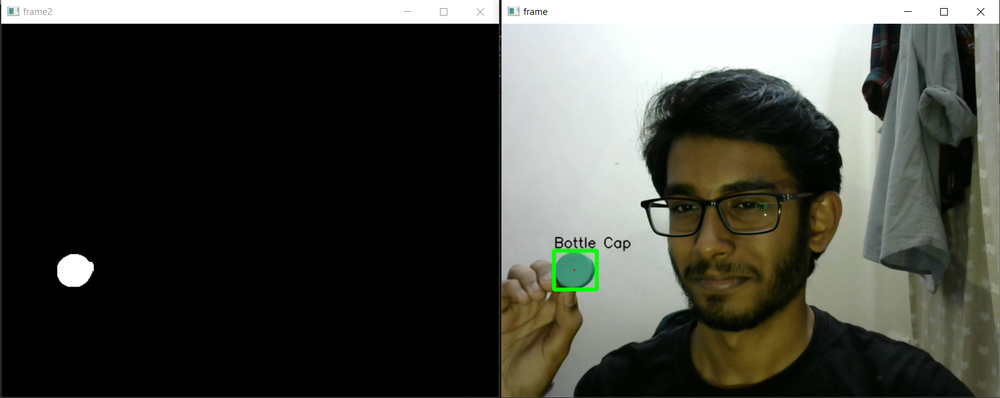
#> input picture image.PNG, 1000 x 398 px, shrunk from 1607 x 639 before the run, given in place of the camera
$ python opencv.py
#> lines starting #> are read from the running program, lines starting #| are printed output that depends on the picture; after the words box and inside, x2 and y2 are one past the last pixel; in counts of white or black regions, pixels touching at a corner belong together
##################################
"""
open cv project to detect the cetroid of a bottle cap and diplay a bounding box over it
the centroid is marked with a red dot
a green box is used around the cap
text is displayed at the top
"""
##################################

#please refer to the image in the git repo

import numpy as np
import cv2

def centers(cont):  #function to find the centroid of the bottle cap
    m = cv2.moments(cont)
    Cx = 0
    Cy = 0
    if m['m00'] != 0:
        Cx = int(m['m10']/m['m00'])
        Cy = int(m['m01']/m['m00'])
    return (Cx,Cy)

vid = cv2.VideoCapture(0) #capture video from the primary camera

while(True):

    ret,frame = vid.read() #store the current frame in variable frame
#> frame is the input picture: shape (398, 1000, 3); mean B, G, R 63.7, 70.1, 68.7

    blur = cv2.GaussianBlur(frame,(3,3),cv2.BORDER_DEFAULT) #removes noise from the image
    kernel1 = np.ones((8,8),np.uint8)
    kernel2 = np.ones((3,3),np.uint8)

    #create low and high values for the colour of the bottle cap(obtained from an rgb colour picker using a saved image of the cap)
    low = np.array([100,130,45])
    high = np.array([135,170,90])

    #create a mask to filter the bottle cap part
    mask = cv2.inRange(blur,low,high)
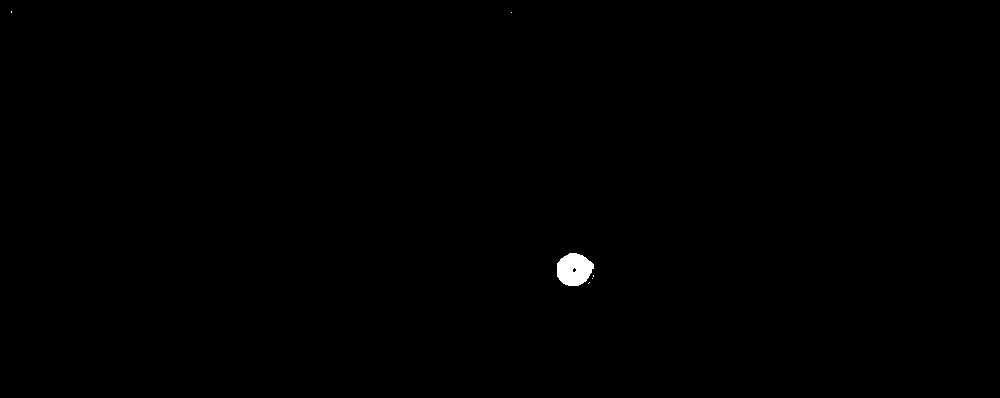
#> mask: shape (398, 1000); 0.23% white; 6 white regions (5 under 20 px), largest, box (x1, y1, x2, y2) and area: (557, 253, 594, 286) 922
    mask = cv2.morphologyEx(mask, cv2.MORPH_CLOSE, kernel2)
#> mask: shape (398, 1000); 0.24% white; 6 white regions (5 under 20 px), largest, box (x1, y1, x2, y2) and area: (557, 253, 594, 286) 933
    mask = cv2.morphologyEx(mask, cv2.MORPH_OPEN, kernel1)
#> mask: shape (398, 1000); 0.23% white; 1 white region, box (x1, y1, x2, y2) and area: (558, 254, 593, 287) 922

    canny = cv2.Canny(mask,200,230)
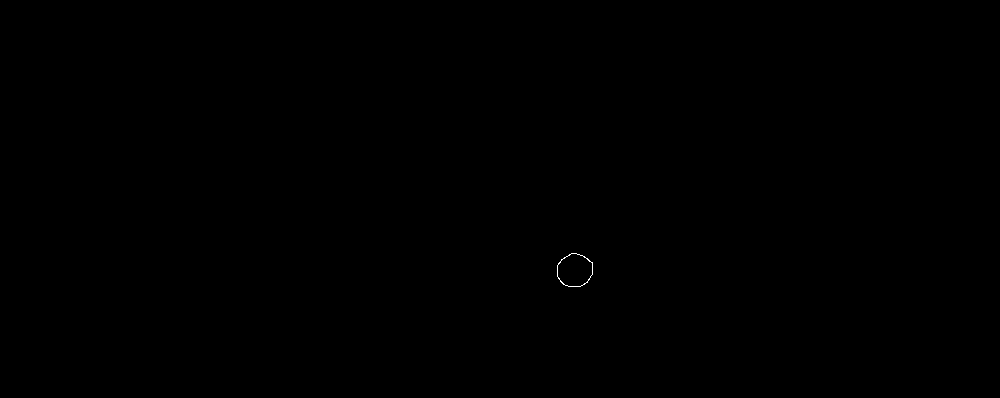
#> canny: shape (398, 1000); 0.03% white in thin lines or dots, all inside (x1, y1, x2, y2) = (557, 253, 593, 287)
    #finding the edges of the detected contour
    contours,heir = cv2.findContours(canny,cv2.RETR_LIST,cv2.CHAIN_APPROX_NONE)
#> contours = 2 contours; box (x1, y1, x2, y2) and area: (557, 253, 593, 287) 925, (557, 253, 593, 287) 909

    for i in contours:

        #finding coordinates to display the bounding box
        cnt = contours[0]
        leftmost = rightmost = topmost = bottommost = 0
        leftmost = tuple(cnt[cnt[:,:,0].argmin()][0])
        rightmost = tuple(cnt[cnt[:,:,0].argmax()][0])
        topmost = tuple(cnt[cnt[:,:,1].argmin()][0])
        bottommost = tuple(cnt[cnt[:,:,1].argmax()][0])
        topleft = (leftmost[0]-4,topmost[1]-4)
        bottomright = (rightmost[0]+4,bottommost[1]+4)

        if(leftmost!=0):
            #draw a rectangle box over the image
            cv2.rectangle(frame,topleft,bottomright,(0,255,0),3)
            font = cv2.FONT_HERSHEY_SIMPLEX
            #display text
            cv2.putText(frame,'Bottle Cap',(topleft[0],topleft[1]-4), font, 0.6,(2,2,2),1,cv2.LINE_AA)
#> this loop made 2 passes
#> (topleft, bottomright, font) on passes 1 to 2: ((553, 249), (596, 290), 0), ((553, 249), (596, 290), 0)
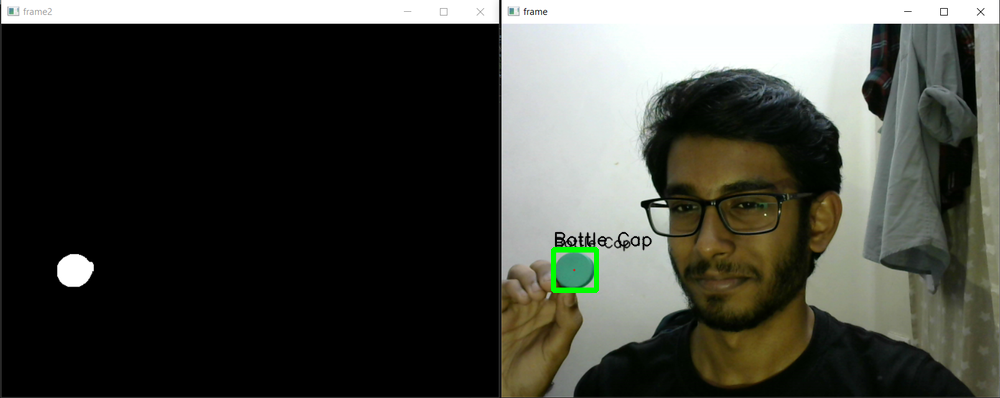
#> frame: shape (398, 1000, 3); 0.31% of pixels changed, all inside (x1, y1, x2, y2) = (551, 231, 652, 293)

    for i in contours:
        k=0
        if(k <1):
            c1,c2 = centers(i)
            #draw the center as a red dot
            cv2.circle(frame,(c1,c2), 1, (0,0,255), -1)

        k=1
#> this loop made 2 passes
#> (k, Cx in centers, Cy in centers, c1, c2) on passes 1 to 2: (1, 574, 270, 574, 270), (1, 574, 270, 574, 270)
#> frame: shape (398, 1000, 3); under 0.01% of pixels changed, all inside (x1, y1, x2, y2) = (573, 269, 576, 272)
        #quit the loop after the first countour centorid is found(avoids multiple center detection)

    cv2.imshow('frame',frame)
    cv2.imshow('frame2',mask)


    #quit when user presses q
    if cv2.waitKey(1) & 0xFF == ord('q'):
#> (key q is pressed here)
        break

vid.release()
cv2.destroyAllWindows()
